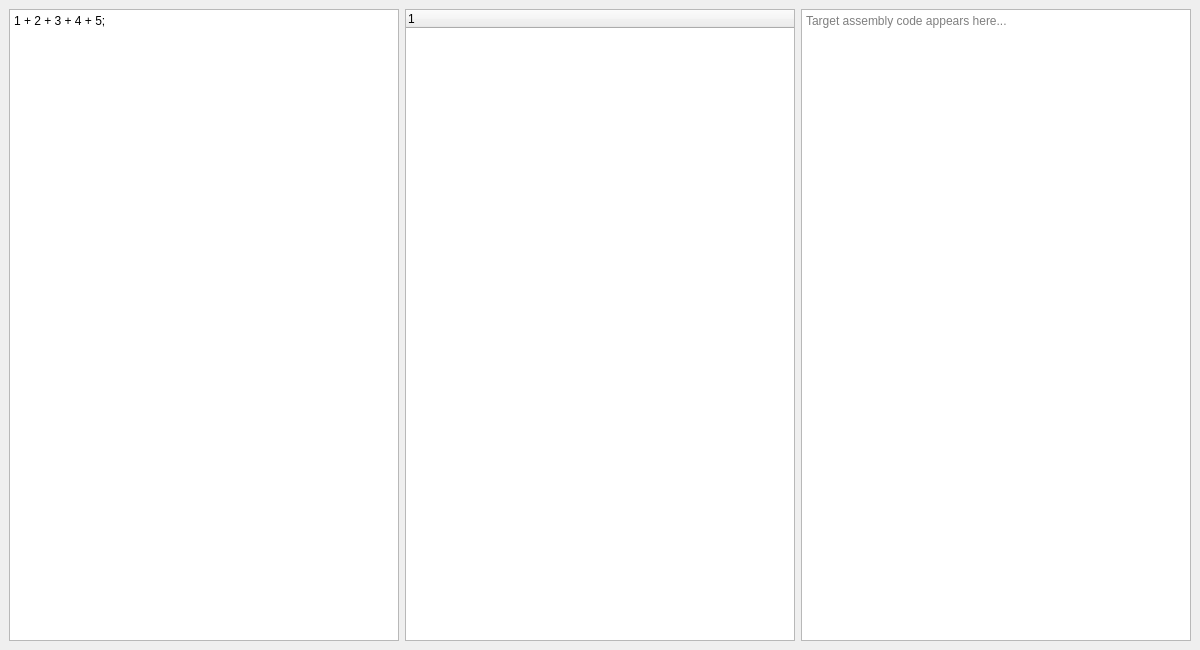
<?xml version="1.0" encoding="UTF-8"?>
<ui version="4.0">
    <class>MainWindow</class>
    <widget class="QMainWindow" name="MainWindow">
        <property name="geometry">
            <rect>
                <x>0</x>
                <y>0</y>
                <width>1200</width> <!-- Increased window size for three columns -->
                <height>650</height>
            </rect>
        </property>
        <property name="windowTitle">
            <string>ANTLR AST &amp; Assembly Viewer</string>
        </property>
        <widget class="QWidget" name="centralwidget">
            <layout class="QHBoxLayout" name="horizontalLayout">

                <!-- Left Column: Source Editor -->
                <item>
                    <widget class="QPlainTextEdit" name="codeEditor">
                        <property name="plainText">
                            <string>1 + 2 + 3 + 4 + 5;</string>
                        </property>
                    </widget>
                </item>

                <!-- Middle Column: AST Viewer -->
                <item>
                    <widget class="QTreeWidget" name="astTree">
                        <property name="headerLabels">
                            <stringlist>
                                <string>AST Structure</string>
                            </stringlist>
                        </property>
                    </widget>
                </item>

                <!-- Right Column: New Assembly Output Viewer -->
                <item>
                    <widget class="QPlainTextEdit" name="assemblyViewer">
                        <property name="readOnly">
                            <bool>true</bool> <!-- Prevent the user from typing over generated code -->
                        </property>
                        <property name="placeholderText">
                            <string>Target assembly code appears here...</string>
                        </property>
                    </widget>
                </item>

            </layout>
        </widget>
    </widget>
</ui>
